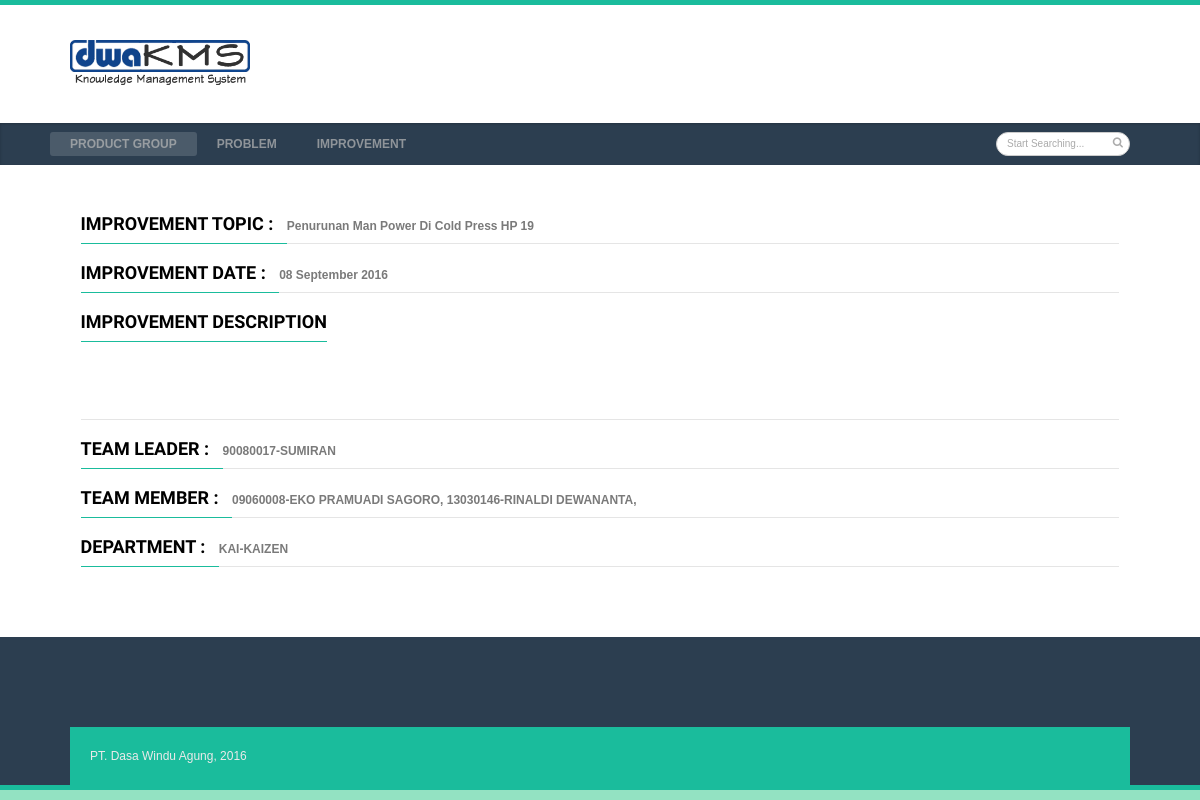
Screenshot of /improvement.php?imp_id=5 with the database file from the repository.
### tables this page shows
CREATE TABLE IF NOT EXISTS `tbl_improvement` (
  `id` bigint(20) NOT NULL AUTO_INCREMENT,
  `topic` varchar(255) DEFAULT NULL,
  `date_improvement` date DEFAULT NULL,
  `team_leader` varchar(255) DEFAULT NULL,
  `team_member` varchar(255) DEFAULT NULL,
  `department` varchar(255) DEFAULT NULL,
  `improvement_description` text,
  `rec_user` varchar(255) DEFAULT NULL,
  `rec_datetime` datetime DEFAULT NULL,
  PRIMARY KEY (`id`)
);

### function/format_date_time.php (called while the page is built, shortened)
<?php
	function convert_date($date, $format_type = 'format_date') {
		$format = array(
			'Sun' => 'Minggu',
			'Mon' => 'Senin',
			'Tue' => 'Selasa',
			'Wed' => 'Rabu',
			'Thu' => 'Kamis',
			'Fri' => 'Jumat',
			'Sat' => 'Sabtu',
			'Jan' => 'Januari',
			'Feb' => 'Februari',
			'Mar' => 'Maret',
			'Apr' => 'April',
			'May' => 'Mei',
			'Jun' => 'Juni',
			'Jul' => 'Juli',
			'Aug' => 'Agustus',
			'Sep' => 'September',
			'Oct' => 'Oktober',
			'Nov' => 'November',
			'Dec' => 'Desember'
		);
		if ($format_type == 'format_date') {
			$var_format = 'd M Y';
		} else if ($format_type == 'format_datetime') {
			$var_format = 'd M Y H:i:s';
		} else if ($format_type == 'format_time') {
			$var_format = 'H:i:s';
		} else {
			$var_format = 'd-M-Y H:i:s';
		}
		if ($date == '0000-00-00 00:00:00' or $date === null) {
			return '-';
		} else {
			return strtr(date($var_format, strtotime($date)), $format);
		}
	}
?>

### improvement.php (the view, shortened to what this page needs)
<?php
	include('function/format_date_time.php');
?>
<!DOCTYPE html>
<html lang="en-US">
	<head>
		<?php include('include/head.php'); ?>
	</head>
	<body class="home page tt_responsive">
		<div id="home" >
			<div id="layout">
				<?php include('include/header.php'); ?>
				<div class="page-content">
					<div class="row clearfix">
						<?php
							include('function/connect_db.php');
							if ($_GET['imp_id']) {
								$imp_id = $_GET['imp_id'];
								$sql = "select * from tbl_improvement where id='".$imp_id."'";
								$res = mysqli_query($conn, $sql);
								while ($data = $res->fetch_array()) { ?>
									<div class="grid_12 posts">
										<h3 class="col-title">Improvement Topic : &nbsp;&nbsp;</h3><strong><?= $data['topic']; ?></strong>
										<span class="liner"></span>
									</div>
									<div class="grid_12 posts">
										<h3 class="col-title">Improvement Date : &nbsp;&nbsp;</h3><strong><?= convert_date($data['date_improvement']); ?></strong>
										<span class="liner"></span>
									</div>
									<div class="grid_12 posts">
										<h3 class="col-title">Improvement Description</h3>
										<p>
											<?= $data['improvement_description']; ?>
										</p>
										<span class="liner"></span>
									</div>
									<div class="grid_12 posts">
										<h3 class="col-title">Team Leader : &nbsp;&nbsp;</h3><strong><?= $data['team_leader']; ?></strong>
										<span class="liner"></span>
									</div>
									<div class="grid_12 posts">
										<h3 class="col-title">Team Member : &nbsp;&nbsp;</h3><strong><?= $data['team_member']; ?></strong>
										<span class="liner"></span>
									</div>
									<div class="grid_12 posts">
										<h3 class="col-title">Department : &nbsp;&nbsp;</h3><strong><?= $data['department']; ?></strong>
										<span class="liner"></span>
									</div>
								<?php }
							}
						?>
					</div>
				</div>
				<?php include('include/footer.php'); ?>
			</div>
		</div>
	</body>
</html>

### css/custom-styles.css (style rules this page uses)
body { font-family: arial, Helvetica, Arial, sans-serif; font-size: 12px; font-weight: normal; color: #7A7A7A; background-color:#FFFFFF !important; background-image:url(../images/background.png); -webkit-background-size: cover; -moz-background-size: cover; -o-background-size: cover; background-size: cover; background-attachment:fixed; overflow:hidden; }
h3 { font-family: Marcellus, Arial, Helvetica, sans-serif; font-size: 20px; font-weight: bold; color: #000000; }
.col-title { border-color:#1abc9c !important }

### rows the page displays
tbl_improvement: topic "Penurunan Man Power Di Cold Press HP 19", date_improvement "08 September 2016", team_leader "90080017-SUMIRAN", team_member "09060008-EKO PRAMUADI SAGORO, 13030146-RINALDI DEWANANTA,", department "KAI-KAIZEN"
